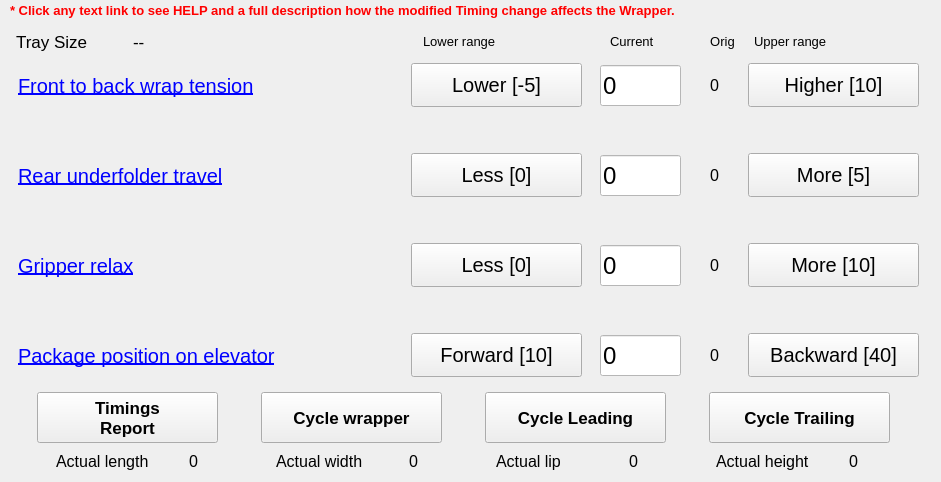
   <widget class="QWidget" name="tab3">
    <attribute name="title">
     <string>Front to Back</string>
    </attribute>
    <widget class="QWidget" name="layoutWidget">
     <property name="geometry">
      <rect>
       <x>0</x>
       <y>450</y>
       <width>931</width>
       <height>23</height>
      </rect>
     </property>
     <layout class="QHBoxLayout" name="hLayActualTab3">
      <item>
       <layout class="QHBoxLayout" name="hLayLengthTab3">
        <item>
         <widget class="QLabel" name="lblActualLengthTitleTab3">
          <property name="minimumSize">
           <size>
            <width>111</width>
            <height>0</height>
           </size>
          </property>
          <property name="maximumSize">
           <size>
            <width>111</width>
            <height>16777215</height>
           </size>
          </property>
          <property name="font">
           <font>
            <pointsize>12</pointsize>
           </font>
          </property>
          <property name="text">
           <string>Actual length</string>
          </property>
          <property name="alignment">
           <set>Qt::AlignLeading|Qt::AlignLeft|Qt::AlignVCenter</set>
          </property>
         </widget>
        </item>
        <item>
         <widget class="QLabel" name="lblActualLengthTab3">
          <property name="minimumSize">
           <size>
            <width>41</width>
            <height>0</height>
           </size>
          </property>
          <property name="maximumSize">
           <size>
            <width>41</width>
            <height>16777215</height>
           </size>
          </property>
          <property name="font">
           <font>
            <pointsize>12</pointsize>
           </font>
          </property>
          <property name="text">
           <string>0</string>
          </property>
          <property name="alignment">
           <set>Qt::AlignCenter</set>
          </property>
         </widget>
        </item>
       </layout>
      </item>
      <item>
       <layout class="QHBoxLayout" name="hLayWidthTab3">
        <item>
         <widget class="QLabel" name="lblActualWidthTitleTab3">
          <property name="minimumSize">
           <size>
            <width>111</width>
            <height>0</height>
           </size>
          </property>
          <property name="maximumSize">
           <size>
            <width>111</width>
            <height>16777215</height>
           </size>
          </property>
          <property name="font">
           <font>
            <pointsize>12</pointsize>
           </font>
          </property>
          <property name="text">
           <string>Actual width</string>
          </property>
          <property name="alignment">
           <set>Qt::AlignLeading|Qt::AlignLeft|Qt::AlignVCenter</set>
          </property>
         </widget>
        </item>
        <item>
         <widget class="QLabel" name="lblActualWidthTab3">
          <property name="minimumSize">
           <size>
            <width>41</width>
            <height>0</height>
           </size>
          </property>
          <property name="maximumSize">
           <size>
            <width>41</width>
            <height>16777215</height>
           </size>
          </property>
          <property name="font">
           <font>
            <pointsize>12</pointsize>
           </font>
          </property>
          <property name="text">
           <string>0</string>
          </property>
          <property name="alignment">
           <set>Qt::AlignCenter</set>
          </property>
         </widget>
        </item>
       </layout>
      </item>
      <item>
       <layout class="QHBoxLayout" name="hLayLipTab3">
        <item>
         <widget class="QLabel" name="lblActualLipTitleTab3">
          <property name="minimumSize">
           <size>
            <width>111</width>
            <height>0</height>
           </size>
          </property>
          <property name="maximumSize">
           <size>
            <width>111</width>
            <height>16777215</height>
           </size>
          </property>
          <property name="font">
           <font>
            <pointsize>12</pointsize>
           </font>
          </property>
          <property name="text">
           <string>Actual lip</string>
          </property>
          <property name="alignment">
           <set>Qt::AlignLeading|Qt::AlignLeft|Qt::AlignVCenter</set>
          </property>
         </widget>
        </item>
        <item>
         <widget class="QLabel" name="lblActualLipTab3">
          <property name="minimumSize">
           <size>
            <width>41</width>
            <height>0</height>
           </size>
          </property>
          <property name="maximumSize">
           <size>
            <width>41</width>
            <height>16777215</height>
           </size>
          </property>
          <property name="font">
           <font>
            <pointsize>12</pointsize>
           </font>
          </property>
          <property name="text">
           <string>0</string>
          </property>
          <property name="alignment">
           <set>Qt::AlignCenter</set>
          </property>
         </widget>
        </item>
       </layout>
      </item>
      <item>
       <layout class="QHBoxLayout" name="hLayHeightTab3">
        <item>
         <widget class="QLabel" name="lblActualHeightTitleTab3">
          <property name="minimumSize">
           <size>
            <width>111</width>
            <height>0</height>
           </size>
          </property>
          <property name="maximumSize">
           <size>
            <width>111</width>
            <height>16777215</height>
           </size>
          </property>
          <property name="font">
           <font>
            <pointsize>12</pointsize>
           </font>
          </property>
          <property name="text">
           <string>Actual height</string>
          </property>
          <property name="alignment">
           <set>Qt::AlignLeading|Qt::AlignLeft|Qt::AlignVCenter</set>
          </property>
         </widget>
        </item>
        <item>
         <widget class="QLabel" name="lblActualHeightTab3">
          <property name="minimumSize">
           <size>
            <width>41</width>
            <height>0</height>
           </size>
          </property>
          <property name="maximumSize">
           <size>
            <width>41</width>
            <height>16777215</height>
           </size>
          </property>
          <property name="font">
           <font>
            <pointsize>12</pointsize>
           </font>
          </property>
          <property name="text">
           <string>0</string>
          </property>
          <property name="alignment">
           <set>Qt::AlignCenter</set>
          </property>
         </widget>
        </item>
       </layout>
      </item>
     </layout>
    </widget>
    <widget class="QLabel" name="lblHelpTab3">
     <property name="geometry">
      <rect>
       <x>10</x>
       <y>0</y>
       <width>861</width>
       <height>21</height>
      </rect>
     </property>
     <property name="font">
      <font>
       <pointsize>10</pointsize>
       <weight>75</weight>
       <bold>true</bold>
      </font>
     </property>
     <property name="styleSheet">
      <string notr="true">QLabel
{
	color: red;
 }</string>
     </property>
     <property name="text">
      <string>&lt;html&gt;&lt;head/&gt;&lt;body&gt;&lt;p&gt;* Click any text link to see HELP and a full description how the modified Timing change affects the Wrapper.&lt;/p&gt;&lt;/body&gt;&lt;/html&gt;</string>
     </property>
    </widget>
    <widget class="QWidget" name="layoutWidget_5">
     <property name="geometry">
      <rect>
       <x>10</x>
       <y>320</y>
       <width>922</width>
       <height>71</height>
      </rect>
     </property>
     <layout class="QHBoxLayout" name="hLayParam3">
      <property name="spacing">
       <number>10</number>
      </property>
      <item>
       <widget class="QPushButton" name="butParam3">
        <property name="minimumSize">
         <size>
          <width>281</width>
          <height>69</height>
         </size>
        </property>
        <property name="maximumSize">
         <size>
          <width>281</width>
          <height>16777215</height>
         </size>
        </property>
        <property name="font">
         <font>
          <pointsize>15</pointsize>
          <underline>true</underline>
         </font>
        </property>
        <property name="styleSheet">
         <string notr="true">border: none;
box-shadown: none;
color: blue;
text-align: left;</string>
        </property>
        <property name="text">
         <string>Package position on elevator</string>
        </property>
       </widget>
      </item>
      <item>
       <spacer name="spcTip3">
        <property name="orientation">
         <enum>Qt::Horizontal</enum>
        </property>
        <property name="sizeType">
         <enum>QSizePolicy::Fixed</enum>
        </property>
        <property name="sizeHint" stdset="0">
         <size>
          <width>94</width>
          <height>20</height>
         </size>
        </property>
       </spacer>
      </item>
      <item>
       <widget class="QPushButton" name="butLeftParam3">
        <property name="sizePolicy">
         <sizepolicy hsizetype="Fixed" vsizetype="Fixed">
          <horstretch>0</horstretch>
          <verstretch>0</verstretch>
         </sizepolicy>
        </property>
        <property name="minimumSize">
         <size>
          <width>171</width>
          <height>44</height>
         </size>
        </property>
        <property name="maximumSize">
         <size>
          <width>171</width>
          <height>44</height>
         </size>
        </property>
        <property name="font">
         <font>
          <pointsize>15</pointsize>
         </font>
        </property>
        <property name="text">
         <string>Forward [10]</string>
        </property>
       </widget>
      </item>
      <item>
       <widget class="hobart::numericLineEdit" name="param3">
        <property name="enabled">
         <bool>true</bool>
        </property>
        <property name="minimumSize">
         <size>
          <width>81</width>
          <height>41</height>
         </size>
        </property>
        <property name="maximumSize">
         <size>
          <width>81</width>
          <height>41</height>
         </size>
        </property>
        <property name="font">
         <font>
          <pointsize>18</pointsize>
         </font>
        </property>
        <property name="styleSheet">
         <string notr="true">background-color: white;</string>
        </property>
        <property name="text">
         <string>0</string>
        </property>
       </widget>
      </item>
      <item>
       <widget class="QLabel" name="lblOrigParam3">
        <property name="minimumSize">
         <size>
          <width>31</width>
          <height>0</height>
         </size>
        </property>
        <property name="maximumSize">
         <size>
          <width>31</width>
          <height>16777215</height>
         </size>
        </property>
        <property name="font">
         <font>
          <pointsize>12</pointsize>
         </font>
        </property>
        <property name="text">
         <string>0</string>
        </property>
        <property name="alignment">
         <set>Qt::AlignCenter</set>
        </property>
       </widget>
      </item>
      <item>
       <widget class="QPushButton" name="butRightParam3">
        <property name="sizePolicy">
         <sizepolicy hsizetype="Fixed" vsizetype="Fixed">
          <horstretch>0</horstretch>
          <verstretch>0</verstretch>
         </sizepolicy>
        </property>
        <property name="minimumSize">
         <size>
          <width>171</width>
          <height>44</height>
         </size>
        </property>
        <property name="maximumSize">
         <size>
          <width>171</width>
          <height>44</height>
         </size>
        </property>
        <property name="font">
         <font>
          <pointsize>15</pointsize>
         </font>
        </property>
        <property name="text">
         <string>Backward [40]</string>
        </property>
       </widget>
      </item>
     </layout>
    </widget>
    <widget class="QWidget" name="layoutWidget">
     <property name="geometry">
      <rect>
       <x>10</x>
       <y>140</y>
       <width>922</width>
       <height>71</height>
      </rect>
     </property>
     <layout class="QHBoxLayout" name="hLayParam15">
      <property name="spacing">
       <number>10</number>
      </property>
      <item>
       <widget class="QPushButton" name="butParam15">
        <property name="minimumSize">
         <size>
          <width>281</width>
          <height>69</height>
         </size>
        </property>
        <property name="maximumSize">
         <size>
          <width>281</width>
          <height>16777215</height>
         </size>
        </property>
        <property name="font">
         <font>
          <pointsize>15</pointsize>
          <underline>true</underline>
         </font>
        </property>
        <property name="styleSheet">
         <string notr="true">border: none;
box-shadown: none;
color: blue;
text-align: left;</string>
        </property>
        <property name="text">
         <string>Rear underfolder travel</string>
        </property>
       </widget>
      </item>
      <item>
       <spacer name="spcTip15">
        <property name="orientation">
         <enum>Qt::Horizontal</enum>
        </property>
        <property name="sizeType">
         <enum>QSizePolicy::Fixed</enum>
        </property>
        <property name="sizeHint" stdset="0">
         <size>
          <width>94</width>
          <height>20</height>
         </size>
        </property>
       </spacer>
      </item>
      <item>
       <widget class="QPushButton" name="butLeftParam15">
        <property name="sizePolicy">
         <sizepolicy hsizetype="Fixed" vsizetype="Fixed">
          <horstretch>0</horstretch>
          <verstretch>0</verstretch>
         </sizepolicy>
        </property>
        <property name="minimumSize">
         <size>
          <width>171</width>
          <height>44</height>
         </size>
        </property>
        <property name="maximumSize">
         <size>
          <width>171</width>
          <height>44</height>
         </size>
        </property>
        <property name="font">
         <font>
          <pointsize>15</pointsize>
         </font>
        </property>
        <property name="text">
         <string>Less [0]</string>
        </property>
       </widget>
      </item>
      <item>
       <widget class="hobart::numericLineEdit" name="param15">
        <property name="enabled">
         <bool>true</bool>
        </property>
        <property name="minimumSize">
         <size>
          <width>81</width>
          <height>41</height>
         </size>
        </property>
        <property name="maximumSize">
         <size>
          <width>81</width>
          <height>41</height>
         </size>
        </property>
        <property name="font">
         <font>
          <pointsize>18</pointsize>
         </font>
        </property>
        <property name="styleSheet">
         <string notr="true">background-color: white;</string>
        </property>
        <property name="text">
         <string>0</string>
        </property>
       </widget>
      </item>
      <item>
       <widget class="QLabel" name="lblOrigParam15">
        <property name="minimumSize">
         <size>
          <width>31</width>
          <height>0</height>
         </size>
        </property>
        <property name="maximumSize">
         <size>
          <width>31</width>
          <height>16777215</height>
         </size>
        </property>
        <property name="font">
         <font>
          <pointsize>12</pointsize>
         </font>
        </property>
        <property name="text">
         <string>0</string>
        </property>
        <property name="alignment">
         <set>Qt::AlignCenter</set>
        </property>
       </widget>
      </item>
      <item>
       <widget class="QPushButton" name="butRightParam15">
        <property name="sizePolicy">
         <sizepolicy hsizetype="Fixed" vsizetype="Fixed">
          <horstretch>0</horstretch>
          <verstretch>0</verstretch>
         </sizepolicy>
        </property>
        <property name="minimumSize">
         <size>
          <width>171</width>
          <height>44</height>
         </size>
        </property>
        <property name="maximumSize">
         <size>
          <width>171</width>
          <height>44</height>
         </size>
        </property>
        <property name="font">
         <font>
          <pointsize>15</pointsize>
         </font>
        </property>
        <property name="text">
         <string>More [5]</string>
        </property>
       </widget>
      </item>
     </layout>
    </widget>
    <widget class="QWidget" name="layoutWidget">
     <property name="geometry">
      <rect>
       <x>10</x>
       <y>50</y>
       <width>922</width>
       <height>71</height>
      </rect>
     </property>
     <layout class="QHBoxLayout" name="hLayParam5">
      <property name="spacing">
       <number>10</number>
      </property>
      <item>
       <widget class="QPushButton" name="butParam5">
        <property name="minimumSize">
         <size>
          <width>281</width>
          <height>69</height>
         </size>
        </property>
        <property name="maximumSize">
         <size>
          <width>281</width>
          <height>16777215</height>
         </size>
        </property>
        <property name="font">
         <font>
          <pointsize>15</pointsize>
          <underline>true</underline>
         </font>
        </property>
        <property name="styleSheet">
         <string notr="true">border: none;
box-shadown: none;
color: blue;
text-align: left;</string>
        </property>
        <property name="text">
         <string>Front to back wrap tension</string>
        </property>
       </widget>
      </item>
      <item>
       <spacer name="spcTip5">
        <property name="orientation">
         <enum>Qt::Horizontal</enum>
        </property>
        <property name="sizeType">
         <enum>QSizePolicy::Fixed</enum>
        </property>
        <property name="sizeHint" stdset="0">
         <size>
          <width>94</width>
          <height>20</height>
         </size>
        </property>
       </spacer>
      </item>
      <item>
       <widget class="QPushButton" name="butLeftParam5">
        <property name="sizePolicy">
         <sizepolicy hsizetype="Fixed" vsizetype="Fixed">
          <horstretch>0</horstretch>
          <verstretch>0</verstretch>
         </sizepolicy>
        </property>
        <property name="minimumSize">
         <size>
          <width>171</width>
          <height>44</height>
         </size>
        </property>
        <property name="maximumSize">
         <size>
          <width>171</width>
          <height>44</height>
         </size>
        </property>
        <property name="font">
         <font>
          <pointsize>15</pointsize>
         </font>
        </property>
        <property name="text">
         <string>Lower [-5]</string>
        </property>
       </widget>
      </item>
      <item>
       <widget class="hobart::numericLineEdit" name="param5">
        <property name="enabled">
         <bool>true</bool>
        </property>
        <property name="minimumSize">
         <size>
          <width>81</width>
          <height>41</height>
         </size>
        </property>
        <property name="maximumSize">
         <size>
          <width>81</width>
          <height>41</height>
         </size>
        </property>
        <property name="font">
         <font>
          <pointsize>18</pointsize>
         </font>
        </property>
        <property name="styleSheet">
         <string notr="true">background-color: white;</string>
        </property>
        <property name="text">
         <string>0</string>
        </property>
       </widget>
      </item>
      <item>
       <widget class="QLabel" name="lblOrigParam5">
        <property name="minimumSize">
         <size>
          <width>31</width>
          <height>0</height>
         </size>
        </property>
        <property name="maximumSize">
         <size>
          <width>31</width>
          <height>16777215</height>
         </size>
        </property>
        <property name="font">
         <font>
          <pointsize>12</pointsize>
         </font>
        </property>
        <property name="text">
         <string>0</string>
        </property>
        <property name="alignment">
         <set>Qt::AlignCenter</set>
        </property>
       </widget>
      </item>
      <item>
       <widget class="QPushButton" name="butRightParam5">
        <property name="sizePolicy">
         <sizepolicy hsizetype="Fixed" vsizetype="Fixed">
          <horstretch>0</horstretch>
          <verstretch>0</verstretch>
         </sizepolicy>
        </property>
        <property name="minimumSize">
         <size>
          <width>171</width>
          <height>44</height>
         </size>
        </property>
        <property name="maximumSize">
         <size>
          <width>171</width>
          <height>44</height>
         </size>
        </property>
        <property name="font">
         <font>
          <pointsize>15</pointsize>
         </font>
        </property>
        <property name="text">
         <string>Higher [10]</string>
        </property>
       </widget>
      </item>
     </layout>
    </widget>
    <widget class="QWidget" name="layoutWidget">
     <property name="geometry">
      <rect>
       <x>10</x>
       <y>230</y>
       <width>922</width>
       <height>71</height>
      </rect>
     </property>
     <layout class="QHBoxLayout" name="hLayParam10">
      <property name="spacing">
       <number>10</number>
      </property>
      <item>
       <widget class="QPushButton" name="butParam10">
        <property name="minimumSize">
         <size>
          <width>281</width>
          <height>69</height>
         </size>
        </property>
        <property name="maximumSize">
         <size>
          <width>281</width>
          <height>16777215</height>
         </size>
        </property>
        <property name="font">
         <font>
          <pointsize>15</pointsize>
          <underline>true</underline>
         </font>
        </property>
        <property name="styleSheet">
         <string notr="true">border: none;
box-shadown: none;
color: blue;
text-align: left;</string>
        </property>
        <property name="text">
         <string>Gripper relax</string>
        </property>
       </widget>
      </item>
      <item>
       <spacer name="spcTip10">
        <property name="orientation">
         <enum>Qt::Horizontal</enum>
        </property>
        <property name="sizeType">
         <enum>QSizePolicy::Fixed</enum>
        </property>
        <property name="sizeHint" stdset="0">
         <size>
          <width>94</width>
          <height>20</height>
         </size>
        </property>
       </spacer>
      </item>
      <item>
       <widget class="QPushButton" name="butLeftParam10">
        <property name="sizePolicy">
         <sizepolicy hsizetype="Fixed" vsizetype="Fixed">
          <horstretch>0</horstretch>
          <verstretch>0</verstretch>
         </sizepolicy>
        </property>
        <property name="minimumSize">
         <size>
          <width>171</width>
          <height>44</height>
         </size>
        </property>
        <property name="maximumSize">
         <size>
          <width>171</width>
          <height>44</height>
         </size>
        </property>
        <property name="font">
         <font>
          <pointsize>15</pointsize>
         </font>
        </property>
        <property name="text">
         <string>Less [0]</string>
        </property>
       </widget>
      </item>
      <item>
       <widget class="hobart::numericLineEdit" name="param10">
        <property name="enabled">
         <bool>true</bool>
        </property>
        <property name="minimumSize">
         <size>
          <width>81</width>
          <height>41</height>
         </size>
        </property>
        <property name="maximumSize">
         <size>
          <width>81</width>
          <height>41</height>
         </size>
        </property>
        <property name="font">
         <font>
          <pointsize>18</pointsize>
         </font>
        </property>
        <property name="styleSheet">
         <string notr="true">background-color: white;</string>
        </property>
        <property name="text">
         <string>0</string>
        </property>
       </widget>
      </item>
      <item>
       <widget class="QLabel" name="lblOrigParam10">
        <property name="minimumSize">
         <size>
          <width>31</width>
          <height>0</height>
         </size>
        </property>
        <property name="maximumSize">
         <size>
          <width>31</width>
          <height>16777215</height>
         </size>
        </property>
        <property name="font">
         <font>
          <pointsize>12</pointsize>
         </font>
        </property>
        <property name="text">
         <string>0</string>
        </property>
        <property name="alignment">
         <set>Qt::AlignCenter</set>
        </property>
       </widget>
      </item>
      <item>
       <widget class="QPushButton" name="butRightParam10">
        <property name="sizePolicy">
         <sizepolicy hsizetype="Fixed" vsizetype="Fixed">
          <horstretch>0</horstretch>
          <verstretch>0</verstretch>
         </sizepolicy>
        </property>
        <property name="minimumSize">
         <size>
          <width>171</width>
          <height>44</height>
         </size>
        </property>
        <property name="maximumSize">
         <size>
          <width>171</width>
          <height>44</height>
         </size>
        </property>
        <property name="font">
         <font>
          <pointsize>15</pointsize>
         </font>
        </property>
        <property name="text">
         <string>More [10]</string>
        </property>
       </widget>
      </item>
     </layout>
    </widget>
    <widget class="QWidget" name="horizontalLayoutWidget_7">
     <property name="geometry">
      <rect>
       <x>0</x>
       <y>390</y>
       <width>931</width>
       <height>56</height>
      </rect>
     </property>
     <layout class="QHBoxLayout" name="hLayCycleTab3">
      <item>
       <widget class="QPushButton" name="butExportTimingsTab3">
        <property name="sizePolicy">
         <sizepolicy hsizetype="Fixed" vsizetype="Fixed">
          <horstretch>0</horstretch>
          <verstretch>0</verstretch>
         </sizepolicy>
        </property>
        <property name="minimumSize">
         <size>
          <width>181</width>
          <height>51</height>
         </size>
        </property>
        <property name="maximumSize">
         <size>
          <width>181</width>
          <height>51</height>
         </size>
        </property>
        <property name="font">
         <font>
          <pointsize>13</pointsize>
          <weight>75</weight>
          <bold>true</bold>
         </font>
        </property>
        <property name="text">
         <string>Timings
Report</string>
        </property>
       </widget>
      </item>
      <item>
       <widget class="QPushButton" name="butCycleWrapperTab3">
        <property name="sizePolicy">
         <sizepolicy hsizetype="Fixed" vsizetype="Fixed">
          <horstretch>0</horstretch>
          <verstretch>0</verstretch>
         </sizepolicy>
        </property>
        <property name="minimumSize">
         <size>
          <width>181</width>
          <height>51</height>
         </size>
        </property>
        <property name="maximumSize">
         <size>
          <width>181</width>
          <height>51</height>
         </size>
        </property>
        <property name="font">
         <font>
          <pointsize>13</pointsize>
          <weight>75</weight>
          <bold>true</bold>
         </font>
        </property>
        <property name="text">
         <string>Cycle wrapper</string>
        </property>
       </widget>
      </item>
      <item>
       <widget class="QPushButton" name="butCycleWrapperLeadingTab3">
        <property name="sizePolicy">
         <sizepolicy hsizetype="Fixed" vsizetype="Fixed">
          <horstretch>0</horstretch>
          <verstretch>0</verstretch>
         </sizepolicy>
        </property>
        <property name="minimumSize">
         <size>
          <width>181</width>
          <height>51</height>
         </size>
        </property>
        <property name="maximumSize">
         <size>
          <width>181</width>
          <height>51</height>
         </size>
        </property>
        <property name="font">
         <font>
          <pointsize>13</pointsize>
          <weight>75</weight>
          <bold>true</bold>
         </font>
        </property>
        <property name="text">
         <string>Cycle Leading</string>
        </property>
       </widget>
      </item>
      <item>
       <widget class="QPushButton" name="butCycleWrapperTrailingTab3">
        <property name="sizePolicy">
         <sizepolicy hsizetype="Fixed" vsizetype="Fixed">
          <horstretch>0</horstretch>
          <verstretch>0</verstretch>
         </sizepolicy>
        </property>
        <property name="minimumSize">
         <size>
          <width>181</width>
          <height>51</height>
         </size>
        </property>
        <property name="maximumSize">
         <size>
          <width>181</width>
          <height>51</height>
         </size>
        </property>
        <property name="font">
         <font>
          <pointsize>13</pointsize>
          <weight>75</weight>
          <bold>true</bold>
         </font>
        </property>
        <property name="text">
         <string>Cycle Trailing</string>
        </property>
       </widget>
      </item>
     </layout>
    </widget>
    <widget class="QWidget" name="layoutWidget_9">
     <property name="geometry">
      <rect>
       <x>10</x>
       <y>30</y>
       <width>922</width>
       <height>23</height>
      </rect>
     </property>
     <layout class="QHBoxLayout" name="hLayTitlesTab3">
      <property name="spacing">
       <number>10</number>
      </property>
      <item>
       <widget class="QPushButton" name="butTraySizeTitleTab3">
        <property name="minimumSize">
         <size>
          <width>101</width>
          <height>21</height>
         </size>
        </property>
        <property name="maximumSize">
         <size>
          <width>101</width>
          <height>21</height>
         </size>
        </property>
        <property name="font">
         <font>
          <pointsize>13</pointsize>
          <underline>false</underline>
         </font>
        </property>
        <property name="styleSheet">
         <string notr="true">border: none;
box-shadown: none;
text-align: left;</string>
        </property>
        <property name="text">
         <string>Tray Size</string>
        </property>
       </widget>
      </item>
      <item>
       <widget class="QLabel" name="lblTraySizeTab3">
        <property name="minimumSize">
         <size>
          <width>274</width>
          <height>0</height>
         </size>
        </property>
        <property name="maximumSize">
         <size>
          <width>274</width>
          <height>16777215</height>
         </size>
        </property>
        <property name="font">
         <font>
          <pointsize>13</pointsize>
         </font>
        </property>
        <property name="text">
         <string>--</string>
        </property>
        <property name="alignment">
         <set>Qt::AlignLeading|Qt::AlignLeft|Qt::AlignVCenter</set>
        </property>
       </widget>
      </item>
      <item>
       <widget class="QPushButton" name="butLowerTab3">
        <property name="minimumSize">
         <size>
          <width>171</width>
          <height>21</height>
         </size>
        </property>
        <property name="maximumSize">
         <size>
          <width>171</width>
          <height>21</height>
         </size>
        </property>
        <property name="font">
         <font>
          <pointsize>10</pointsize>
          <underline>false</underline>
         </font>
        </property>
        <property name="styleSheet">
         <string notr="true">border: none;
box-shadown: none;
text-align: left;</string>
        </property>
        <property name="text">
         <string>Lower range</string>
        </property>
       </widget>
      </item>
      <item>
       <widget class="QPushButton" name="butCurrentTab3">
        <property name="minimumSize">
         <size>
          <width>81</width>
          <height>21</height>
         </size>
        </property>
        <property name="maximumSize">
         <size>
          <width>81</width>
          <height>21</height>
         </size>
        </property>
        <property name="font">
         <font>
          <pointsize>10</pointsize>
          <underline>false</underline>
         </font>
        </property>
        <property name="styleSheet">
         <string notr="true">border: none;
box-shadown: none;
text-align: left;</string>
        </property>
        <property name="text">
         <string>Current</string>
        </property>
       </widget>
      </item>
      <item>
       <widget class="QLabel" name="lblOrigTab3">
        <property name="minimumSize">
         <size>
          <width>31</width>
          <height>0</height>
         </size>
        </property>
        <property name="maximumSize">
         <size>
          <width>31</width>
          <height>16777215</height>
         </size>
        </property>
        <property name="font">
         <font>
          <pointsize>10</pointsize>
         </font>
        </property>
        <property name="text">
         <string>Orig</string>
        </property>
        <property name="alignment">
         <set>Qt::AlignCenter</set>
        </property>
       </widget>
      </item>
      <item>
       <widget class="QPushButton" name="butUpperTab3">
        <property name="minimumSize">
         <size>
          <width>171</width>
          <height>21</height>
         </size>
        </property>
        <property name="maximumSize">
         <size>
          <width>171</width>
          <height>21</height>
         </size>
        </property>
        <property name="font">
         <font>
          <pointsize>10</pointsize>
          <underline>false</underline>
         </font>
        </property>
        <property name="styleSheet">
         <string notr="true">border: none;
box-shadown: none;
text-align: left;</string>
        </property>
        <property name="text">
         <string>Upper range</string>
        </property>
       </widget>
      </item>
     </layout>
    </widget>
   </widget>
